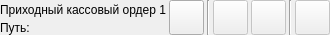
        <widget class="QWidget" name="w_corf1_actions" native="true">
         <property name="enabled">
          <bool>true</bool>
         </property>
         <property name="minimumSize">
          <size>
           <width>0</width>
           <height>35</height>
          </size>
         </property>
         <property name="maximumSize">
          <size>
           <width>16777215</width>
           <height>35</height>
          </size>
         </property>
         <layout class="QGridLayout" name="gl_corf1_actions">
          <property name="leftMargin">
           <number>0</number>
          </property>
          <property name="topMargin">
           <number>0</number>
          </property>
          <property name="rightMargin">
           <number>0</number>
          </property>
          <property name="bottomMargin">
           <number>0</number>
          </property>
          <property name="spacing">
           <number>3</number>
          </property>
          <item row="3" column="1">
           <widget class="QPushButton" name="pb_corf1_save">
            <property name="enabled">
             <bool>true</bool>
            </property>
            <property name="sizePolicy">
             <sizepolicy hsizetype="Fixed" vsizetype="Fixed">
              <horstretch>0</horstretch>
              <verstretch>0</verstretch>
             </sizepolicy>
            </property>
            <property name="minimumSize">
             <size>
              <width>35</width>
              <height>35</height>
             </size>
            </property>
            <property name="maximumSize">
             <size>
              <width>35</width>
              <height>35</height>
             </size>
            </property>
            <property name="toolTip">
             <string>Сохранить</string>
            </property>
            <property name="icon">
             <iconset resource="../resources/resources.qrc">
              <normaloff>:/icons/icons/save-button.ico</normaloff>:/icons/icons/save-button.ico</iconset>
            </property>
            <property name="iconSize">
             <size>
              <width>22</width>
              <height>22</height>
             </size>
            </property>
           </widget>
          </item>
          <item row="3" column="2">
           <widget class="Line" name="line_corf1_1">
            <property name="enabled">
             <bool>true</bool>
            </property>
            <property name="sizePolicy">
             <sizepolicy hsizetype="Fixed" vsizetype="Fixed">
              <horstretch>0</horstretch>
              <verstretch>0</verstretch>
             </sizepolicy>
            </property>
            <property name="minimumSize">
             <size>
              <width>0</width>
              <height>35</height>
             </size>
            </property>
            <property name="orientation">
             <enum>Qt::Vertical</enum>
            </property>
           </widget>
          </item>
          <item row="3" column="3">
           <widget class="QPushButton" name="pb_corf1_open_file">
            <property name="enabled">
             <bool>false</bool>
            </property>
            <property name="sizePolicy">
             <sizepolicy hsizetype="Fixed" vsizetype="Fixed">
              <horstretch>0</horstretch>
              <verstretch>0</verstretch>
             </sizepolicy>
            </property>
            <property name="minimumSize">
             <size>
              <width>35</width>
              <height>35</height>
             </size>
            </property>
            <property name="maximumSize">
             <size>
              <width>35</width>
              <height>35</height>
             </size>
            </property>
            <property name="toolTip">
             <string>Открыть</string>
            </property>
            <property name="icon">
             <iconset resource="../resources/resources.qrc">
              <normaloff>:/icons/icons/open-file.ico</normaloff>:/icons/icons/open-file.ico</iconset>
            </property>
            <property name="iconSize">
             <size>
              <width>20</width>
              <height>20</height>
             </size>
            </property>
            <property name="shortcut">
             <string>Ctrl+O</string>
            </property>
           </widget>
          </item>
          <item row="3" column="6">
           <widget class="QPushButton" name="pb_corf1_docx">
            <property name="enabled">
             <bool>false</bool>
            </property>
            <property name="sizePolicy">
             <sizepolicy hsizetype="Fixed" vsizetype="Fixed">
              <horstretch>0</horstretch>
              <verstretch>0</verstretch>
             </sizepolicy>
            </property>
            <property name="minimumSize">
             <size>
              <width>35</width>
              <height>35</height>
             </size>
            </property>
            <property name="maximumSize">
             <size>
              <width>35</width>
              <height>35</height>
             </size>
            </property>
            <property name="toolTip">
             <string>Превью файла Word</string>
            </property>
            <property name="icon">
             <iconset resource="../resources/resources.qrc">
              <normaloff>:/icons/icons/eye.ico</normaloff>:/icons/icons/eye.ico</iconset>
            </property>
            <property name="iconSize">
             <size>
              <width>20</width>
              <height>20</height>
             </size>
            </property>
            <property name="shortcut">
             <string>Ctrl+W</string>
            </property>
           </widget>
          </item>
          <item row="3" column="5">
           <widget class="Line" name="line_corf1_2">
            <property name="enabled">
             <bool>true</bool>
            </property>
            <property name="sizePolicy">
             <sizepolicy hsizetype="Fixed" vsizetype="Fixed">
              <horstretch>0</horstretch>
              <verstretch>0</verstretch>
             </sizepolicy>
            </property>
            <property name="minimumSize">
             <size>
              <width>0</width>
              <height>35</height>
             </size>
            </property>
            <property name="orientation">
             <enum>Qt::Vertical</enum>
            </property>
           </widget>
          </item>
          <item row="3" column="4">
           <widget class="QPushButton" name="pb_corf1_open_folder">
            <property name="enabled">
             <bool>false</bool>
            </property>
            <property name="sizePolicy">
             <sizepolicy hsizetype="Fixed" vsizetype="Fixed">
              <horstretch>0</horstretch>
              <verstretch>0</verstretch>
             </sizepolicy>
            </property>
            <property name="minimumSize">
             <size>
              <width>35</width>
              <height>35</height>
             </size>
            </property>
            <property name="maximumSize">
             <size>
              <width>35</width>
              <height>35</height>
             </size>
            </property>
            <property name="toolTip">
             <string>Открыть в проводнике</string>
            </property>
            <property name="icon">
             <iconset resource="../resources/resources.qrc">
              <normaloff>:/icons/icons/open-folder.ico</normaloff>:/icons/icons/open-folder.ico</iconset>
            </property>
            <property name="iconSize">
             <size>
              <width>24</width>
              <height>24</height>
             </size>
            </property>
            <property name="shortcut">
             <string>Ctrl+F</string>
            </property>
           </widget>
          </item>
          <item row="3" column="0">
           <layout class="QVBoxLayout" name="vl_corf1_title">
            <property name="spacing">
             <number>2</number>
            </property>
            <property name="topMargin">
             <number>2</number>
            </property>
            <item>
             <widget class="QLabel" name="l_corf1">
              <property name="enabled">
               <bool>true</bool>
              </property>
              <property name="font">
               <font>
                <pointsize>9</pointsize>
               </font>
              </property>
              <property name="text">
               <string>Приходный кассовый ордер 1</string>
              </property>
             </widget>
            </item>
            <item>
             <widget class="QLabel" name="l_corf1_path">
              <property name="enabled">
               <bool>true</bool>
              </property>
              <property name="text">
               <string>Путь:</string>
              </property>
             </widget>
            </item>
           </layout>
          </item>
         </layout>
        </widget>
